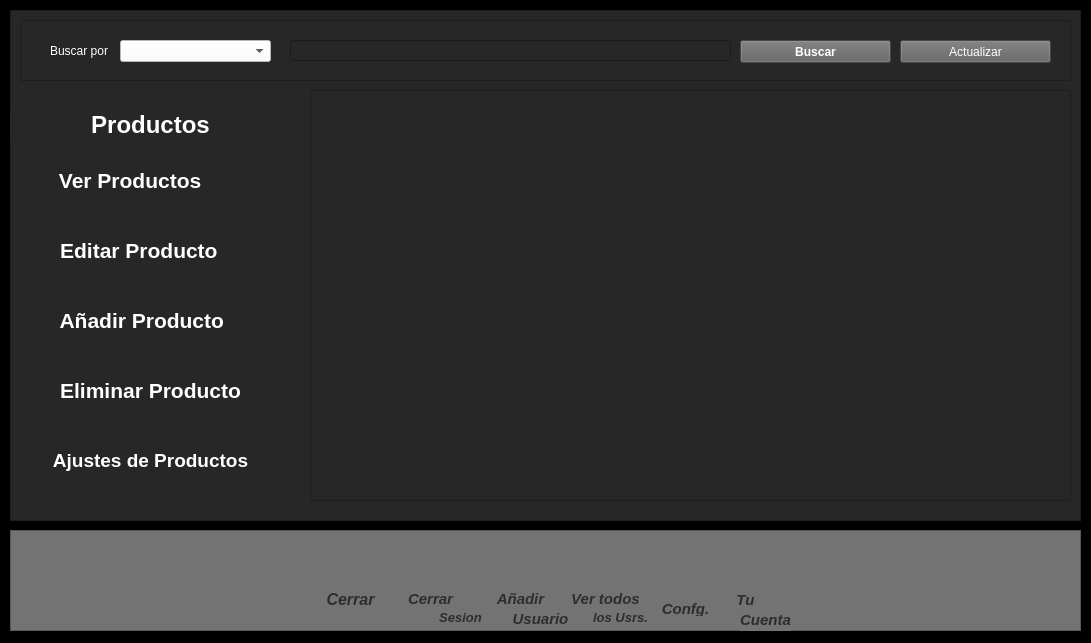
<?xml version="1.0" encoding="UTF-8"?>
<ui version="4.0">
 <class>Tienda_Main</class>
 <widget class="QWidget" name="Tienda_Main">
  <property name="geometry">
   <rect>
    <x>0</x>
    <y>0</y>
    <width>1091</width>
    <height>643</height>
   </rect>
  </property>
  <property name="windowTitle">
   <string>Tienda Main</string>
  </property>
  <property name="styleSheet">
   <string notr="true">background-color: rgb(0, 0, 0);
</string>
  </property>
  <widget class="QFrame" name="frame">
   <property name="geometry">
    <rect>
     <x>10</x>
     <y>10</y>
     <width>1071</width>
     <height>511</height>
    </rect>
   </property>
   <property name="styleSheet">
    <string notr="true">background-color: rgb(39, 39, 39);</string>
   </property>
   <property name="frameShape">
    <enum>QFrame::StyledPanel</enum>
   </property>
   <property name="frameShadow">
    <enum>QFrame::Raised</enum>
   </property>
   <widget class="QPushButton" name="Ver_Productos">
    <property name="geometry">
     <rect>
      <x>10</x>
      <y>140</y>
      <width>261</width>
      <height>61</height>
     </rect>
    </property>
    <property name="font">
     <font>
      <pointsize>16</pointsize>
      <weight>75</weight>
      <bold>true</bold>
     </font>
    </property>
    <property name="cursor">
     <cursorShape>PointingHandCursor</cursorShape>
    </property>
    <property name="focusPolicy">
     <enum>Qt::NoFocus</enum>
    </property>
    <property name="styleSheet">
     <string notr="true">*{
color: rgb(255, 255, 255);
}

QPushButton:hover
{
	border-style: solid;
   	background-color:#3a3a3a;

}

QPushButton:pressed
{
	 	background-color:#1e1e1e;
}</string>
    </property>
    <property name="text">
     <string>Ver Productos       </string>
    </property>
    <property name="icon">
     <iconset>
      <normaloff>../assets/icons/new/art_pint/descripcion-del-producto.png</normaloff>../assets/icons/new/art_pint/descripcion-del-producto.png</iconset>
    </property>
    <property name="iconSize">
     <size>
      <width>50</width>
      <height>50</height>
     </size>
    </property>
    <property name="flat">
     <bool>true</bool>
    </property>
   </widget>
   <widget class="QPushButton" name="Anadir_Productos">
    <property name="geometry">
     <rect>
      <x>10</x>
      <y>280</y>
      <width>261</width>
      <height>61</height>
     </rect>
    </property>
    <property name="font">
     <font>
      <pointsize>16</pointsize>
      <weight>75</weight>
      <bold>true</bold>
     </font>
    </property>
    <property name="cursor">
     <cursorShape>PointingHandCursor</cursorShape>
    </property>
    <property name="focusPolicy">
     <enum>Qt::NoFocus</enum>
    </property>
    <property name="styleSheet">
     <string notr="true">*{
color: rgb(255, 255, 255);
}

QPushButton:hover
{
	border-style: solid;
   	background-color:#3a3a3a;

}

QPushButton:pressed
{
	 	background-color:#1e1e1e;
}</string>
    </property>
    <property name="text">
     <string>Añadir Producto   </string>
    </property>
    <property name="icon">
     <iconset>
      <normaloff>../assets/icons/new/art_pint/abrir-caja.png</normaloff>../assets/icons/new/art_pint/abrir-caja.png</iconset>
    </property>
    <property name="iconSize">
     <size>
      <width>50</width>
      <height>50</height>
     </size>
    </property>
    <property name="flat">
     <bool>true</bool>
    </property>
   </widget>
   <widget class="QPushButton" name="Editar_Productos">
    <property name="geometry">
     <rect>
      <x>10</x>
      <y>210</y>
      <width>261</width>
      <height>61</height>
     </rect>
    </property>
    <property name="font">
     <font>
      <pointsize>16</pointsize>
      <weight>75</weight>
      <bold>true</bold>
     </font>
    </property>
    <property name="cursor">
     <cursorShape>PointingHandCursor</cursorShape>
    </property>
    <property name="focusPolicy">
     <enum>Qt::NoFocus</enum>
    </property>
    <property name="styleSheet">
     <string notr="true">*{
color: rgb(255, 255, 255);
}

QPushButton:hover
{
	border-style: solid;
   	background-color:#3a3a3a;

}

QPushButton:pressed
{
	 	background-color:#1e1e1e;
}</string>
    </property>
    <property name="text">
     <string>Editar Producto    </string>
    </property>
    <property name="icon">
     <iconset>
      <normaloff>../assets/icons/new/art_pint/caracteristicas.png</normaloff>../assets/icons/new/art_pint/caracteristicas.png</iconset>
    </property>
    <property name="iconSize">
     <size>
      <width>50</width>
      <height>50</height>
     </size>
    </property>
    <property name="flat">
     <bool>true</bool>
    </property>
   </widget>
   <widget class="QPushButton" name="Eliminar_Productos">
    <property name="geometry">
     <rect>
      <x>10</x>
      <y>350</y>
      <width>261</width>
      <height>61</height>
     </rect>
    </property>
    <property name="font">
     <font>
      <pointsize>16</pointsize>
      <weight>75</weight>
      <bold>true</bold>
     </font>
    </property>
    <property name="cursor">
     <cursorShape>PointingHandCursor</cursorShape>
    </property>
    <property name="focusPolicy">
     <enum>Qt::NoFocus</enum>
    </property>
    <property name="styleSheet">
     <string notr="true">*{
color: rgb(255, 255, 255);
}

QPushButton:hover
{
	border-style: solid;
   	background-color:#3a3a3a;

}

QPushButton:pressed
{
	 	background-color:#1e1e1e;
}</string>
    </property>
    <property name="text">
     <string>Eliminar Producto</string>
    </property>
    <property name="icon">
     <iconset>
      <normaloff>../assets/icons/new/art_pint/bloqueador.png</normaloff>../assets/icons/new/art_pint/bloqueador.png</iconset>
    </property>
    <property name="iconSize">
     <size>
      <width>50</width>
      <height>50</height>
     </size>
    </property>
    <property name="flat">
     <bool>true</bool>
    </property>
   </widget>
   <widget class="QPushButton" name="Ajustes_Productos">
    <property name="geometry">
     <rect>
      <x>10</x>
      <y>420</y>
      <width>261</width>
      <height>61</height>
     </rect>
    </property>
    <property name="font">
     <font>
      <pointsize>14</pointsize>
      <weight>75</weight>
      <bold>true</bold>
     </font>
    </property>
    <property name="cursor">
     <cursorShape>PointingHandCursor</cursorShape>
    </property>
    <property name="focusPolicy">
     <enum>Qt::NoFocus</enum>
    </property>
    <property name="styleSheet">
     <string notr="true">*{
color: rgb(255, 255, 255);
}

QPushButton:hover
{
	border-style: solid;
   	background-color:#3a3a3a;

}

QPushButton:pressed
{
	 	background-color:#1e1e1e;
}</string>
    </property>
    <property name="text">
     <string>Ajustes de Productos</string>
    </property>
    <property name="icon">
     <iconset>
      <normaloff>../assets/icons/new/art_pint/gestion-de-producto.png</normaloff>../assets/icons/new/art_pint/gestion-de-producto.png</iconset>
    </property>
    <property name="iconSize">
     <size>
      <width>50</width>
      <height>50</height>
     </size>
    </property>
    <property name="flat">
     <bool>true</bool>
    </property>
   </widget>
   <widget class="QLabel" name="label">
    <property name="geometry">
     <rect>
      <x>0</x>
      <y>100</y>
      <width>281</width>
      <height>31</height>
     </rect>
    </property>
    <property name="text">
     <string>&lt;html&gt;&lt;head/&gt;&lt;body&gt;&lt;p align=&quot;center&quot;&gt;&lt;span style=&quot; font-size:18pt; font-weight:600; color:#ffffff;&quot;&gt;Productos&lt;/span&gt;&lt;/p&gt;&lt;/body&gt;&lt;/html&gt;</string>
    </property>
   </widget>
   <widget class="QFrame" name="frame_3">
    <property name="geometry">
     <rect>
      <x>10</x>
      <y>10</y>
      <width>1051</width>
      <height>61</height>
     </rect>
    </property>
    <property name="frameShape">
     <enum>QFrame::StyledPanel</enum>
    </property>
    <property name="frameShadow">
     <enum>QFrame::Raised</enum>
    </property>
    <widget class="QLabel" name="label_2">
     <property name="geometry">
      <rect>
       <x>30</x>
       <y>20</y>
       <width>61</width>
       <height>21</height>
      </rect>
     </property>
     <property name="styleSheet">
      <string notr="true">color: rgb(255, 255, 255);</string>
     </property>
     <property name="text">
      <string>Buscar por : </string>
     </property>
    </widget>
    <widget class="QComboBox" name="comboBox">
     <property name="geometry">
      <rect>
       <x>100</x>
       <y>20</y>
       <width>151</width>
       <height>22</height>
      </rect>
     </property>
     <property name="styleSheet">
      <string notr="true">background-color: rgb(255, 255, 255);</string>
     </property>
    </widget>
    <widget class="QLineEdit" name="lineEdit">
     <property name="geometry">
      <rect>
       <x>270</x>
       <y>20</y>
       <width>441</width>
       <height>21</height>
      </rect>
     </property>
     <property name="styleSheet">
      <string notr="true">color: rgb(255, 255, 255);</string>
     </property>
    </widget>
    <widget class="QPushButton" name="pushButton">
     <property name="geometry">
      <rect>
       <x>720</x>
       <y>20</y>
       <width>151</width>
       <height>23</height>
      </rect>
     </property>
     <property name="font">
      <font>
       <weight>75</weight>
       <bold>true</bold>
      </font>
     </property>
     <property name="styleSheet">
      <string notr="true">background-color: rgb(99, 99, 99);
color: rgb(255, 255, 255);</string>
     </property>
     <property name="text">
      <string>Buscar</string>
     </property>
     <property name="icon">
      <iconset>
       <normaloff>../assets/icons/new/art_pint/documento (1).png</normaloff>../assets/icons/new/art_pint/documento (1).png</iconset>
     </property>
    </widget>
    <widget class="QPushButton" name="pushButton_2">
     <property name="geometry">
      <rect>
       <x>880</x>
       <y>20</y>
       <width>151</width>
       <height>23</height>
      </rect>
     </property>
     <property name="styleSheet">
      <string notr="true">background-color: rgb(99, 99, 99);
color: rgb(255, 255, 255);</string>
     </property>
     <property name="text">
      <string>Actualizar</string>
     </property>
     <property name="icon">
      <iconset>
       <normaloff>../assets/icons/new/art_pint/reiniciar.png</normaloff>../assets/icons/new/art_pint/reiniciar.png</iconset>
     </property>
    </widget>
   </widget>
   <widget class="QTableWidget" name="tableWidget">
    <property name="geometry">
     <rect>
      <x>300</x>
      <y>80</y>
      <width>761</width>
      <height>411</height>
     </rect>
    </property>
    <property name="styleSheet">
     <string notr="true">color: rgb(255, 255, 255);</string>
    </property>
   </widget>
  </widget>
  <widget class="QFrame" name="frame_2">
   <property name="geometry">
    <rect>
     <x>10</x>
     <y>530</y>
     <width>1071</width>
     <height>101</height>
    </rect>
   </property>
   <property name="styleSheet">
    <string notr="true">background-color: rgb(115, 115, 115);</string>
   </property>
   <property name="frameShape">
    <enum>QFrame::StyledPanel</enum>
   </property>
   <property name="frameShadow">
    <enum>QFrame::Raised</enum>
   </property>
   <widget class="QPushButton" name="Your_users">
    <property name="geometry">
     <rect>
      <x>730</x>
      <y>10</y>
      <width>51</width>
      <height>51</height>
     </rect>
    </property>
    <property name="cursor">
     <cursorShape>PointingHandCursor</cursorShape>
    </property>
    <property name="styleSheet">
     <string notr="true">QPushButton:hover
{
	border-style: solid;
   	background-color:#bbdefb;

}

QPushButton:pressed
{
	 	background-color:#0069c0;
}</string>
    </property>
    <property name="text">
     <string/>
    </property>
    <property name="icon">
     <iconset>
      <normaloff>../assets/icons/new/art_pint/usuario (2).png</normaloff>../assets/icons/new/art_pint/usuario (2).png</iconset>
    </property>
    <property name="iconSize">
     <size>
      <width>40</width>
      <height>40</height>
     </size>
    </property>
    <property name="flat">
     <bool>true</bool>
    </property>
   </widget>
   <widget class="QPushButton" name="More_users">
    <property name="geometry">
     <rect>
      <x>570</x>
      <y>10</y>
      <width>51</width>
      <height>51</height>
     </rect>
    </property>
    <property name="cursor">
     <cursorShape>PointingHandCursor</cursorShape>
    </property>
    <property name="styleSheet">
     <string notr="true">QPushButton:hover
{
	border-style: solid;
   	background-color:#bbdefb;

}

QPushButton:pressed
{
	 	background-color:#0069c0;
}</string>
    </property>
    <property name="text">
     <string/>
    </property>
    <property name="icon">
     <iconset>
      <normaloff>../assets/icons/new/art_pint/grupo.png</normaloff>../assets/icons/new/art_pint/grupo.png</iconset>
    </property>
    <property name="iconSize">
     <size>
      <width>40</width>
      <height>40</height>
     </size>
    </property>
    <property name="flat">
     <bool>true</bool>
    </property>
   </widget>
   <widget class="QPushButton" name="Close_Main">
    <property name="geometry">
     <rect>
      <x>320</x>
      <y>10</y>
      <width>51</width>
      <height>51</height>
     </rect>
    </property>
    <property name="cursor">
     <cursorShape>PointingHandCursor</cursorShape>
    </property>
    <property name="styleSheet">
     <string notr="true">QPushButton:hover
{
	border-style: solid;
   	background-color:#bbdefb;

}

QPushButton:pressed
{
	 	background-color:#0069c0;
}</string>
    </property>
    <property name="text">
     <string/>
    </property>
    <property name="icon">
     <iconset>
      <normaloff>../assets/icons/new/art_pint/eliminar.png</normaloff>../assets/icons/new/art_pint/eliminar.png</iconset>
    </property>
    <property name="iconSize">
     <size>
      <width>40</width>
      <height>40</height>
     </size>
    </property>
    <property name="flat">
     <bool>true</bool>
    </property>
   </widget>
   <widget class="QPushButton" name="New_Users">
    <property name="geometry">
     <rect>
      <x>490</x>
      <y>10</y>
      <width>51</width>
      <height>51</height>
     </rect>
    </property>
    <property name="cursor">
     <cursorShape>PointingHandCursor</cursorShape>
    </property>
    <property name="styleSheet">
     <string notr="true">QPushButton:hover
{
	border-style: solid;
   	background-color:#bbdefb;

}

QPushButton:pressed
{
	 	background-color:#0069c0;
}</string>
    </property>
    <property name="text">
     <string/>
    </property>
    <property name="icon">
     <iconset>
      <normaloff>../assets/icons/new/art_pint/usuario.png</normaloff>../assets/icons/new/art_pint/usuario.png</iconset>
    </property>
    <property name="iconSize">
     <size>
      <width>40</width>
      <height>40</height>
     </size>
    </property>
    <property name="flat">
     <bool>true</bool>
    </property>
   </widget>
   <widget class="QPushButton" name="Confg">
    <property name="geometry">
     <rect>
      <x>650</x>
      <y>10</y>
      <width>51</width>
      <height>51</height>
     </rect>
    </property>
    <property name="cursor">
     <cursorShape>PointingHandCursor</cursorShape>
    </property>
    <property name="styleSheet">
     <string notr="true">QPushButton:hover
{
	border-style: solid;
   	background-color:#bbdefb;

}

QPushButton:pressed
{
	 	background-color:#0069c0;
}</string>
    </property>
    <property name="text">
     <string/>
    </property>
    <property name="icon">
     <iconset>
      <normaloff>../assets/icons/new/art_pint/ajustes.png</normaloff>../assets/icons/new/art_pint/ajustes.png</iconset>
    </property>
    <property name="iconSize">
     <size>
      <width>40</width>
      <height>40</height>
     </size>
    </property>
    <property name="flat">
     <bool>true</bool>
    </property>
   </widget>
   <widget class="QPushButton" name="Close_Users">
    <property name="geometry">
     <rect>
      <x>400</x>
      <y>10</y>
      <width>51</width>
      <height>51</height>
     </rect>
    </property>
    <property name="cursor">
     <cursorShape>PointingHandCursor</cursorShape>
    </property>
    <property name="styleSheet">
     <string notr="true">QPushButton:hover
{
	border-style: solid;
   	background-color:#bbdefb;

}

QPushButton:pressed
{
	 	background-color:#0069c0;
}</string>
    </property>
    <property name="text">
     <string/>
    </property>
    <property name="icon">
     <iconset>
      <normaloff>../assets/icons/new/art_pint/abra-bloqueo.png</normaloff>../assets/icons/new/art_pint/abra-bloqueo.png</iconset>
    </property>
    <property name="iconSize">
     <size>
      <width>40</width>
      <height>40</height>
     </size>
    </property>
    <property name="flat">
     <bool>true</bool>
    </property>
   </widget>
   <widget class="QLabel" name="label_3">
    <property name="geometry">
     <rect>
      <x>310</x>
      <y>60</y>
      <width>61</width>
      <height>16</height>
     </rect>
    </property>
    <property name="text">
     <string>&lt;html&gt;&lt;head/&gt;&lt;body&gt;&lt;p align=&quot;center&quot;&gt;&lt;span style=&quot; font-size:12pt; font-weight:600; font-style:italic; color:#2d2d2d;&quot;&gt;Cerrar&lt;/span&gt;&lt;/p&gt;&lt;/body&gt;&lt;/html&gt;</string>
    </property>
   </widget>
   <widget class="QLabel" name="label_4">
    <property name="geometry">
     <rect>
      <x>390</x>
      <y>60</y>
      <width>61</width>
      <height>16</height>
     </rect>
    </property>
    <property name="text">
     <string>&lt;html&gt;&lt;head/&gt;&lt;body&gt;&lt;p align=&quot;center&quot;&gt;&lt;span style=&quot; font-size:11pt; font-weight:600; font-style:italic; color:#2d2d2d;&quot;&gt;Cerrar&lt;/span&gt;&lt;/p&gt;&lt;/body&gt;&lt;/html&gt;</string>
    </property>
   </widget>
   <widget class="QLabel" name="label_5">
    <property name="geometry">
     <rect>
      <x>420</x>
      <y>80</y>
      <width>61</width>
      <height>16</height>
     </rect>
    </property>
    <property name="text">
     <string>&lt;html&gt;&lt;head/&gt;&lt;body&gt;&lt;p align=&quot;center&quot;&gt;&lt;span style=&quot; font-size:10pt; font-weight:600; font-style:italic; color:#2d2d2d;&quot;&gt;Sesion&lt;/span&gt;&lt;/p&gt;&lt;/body&gt;&lt;/html&gt;</string>
    </property>
   </widget>
   <widget class="QLabel" name="label_6">
    <property name="geometry">
     <rect>
      <x>480</x>
      <y>60</y>
      <width>61</width>
      <height>16</height>
     </rect>
    </property>
    <property name="text">
     <string>&lt;html&gt;&lt;head/&gt;&lt;body&gt;&lt;p align=&quot;center&quot;&gt;&lt;span style=&quot; font-size:11pt; font-weight:600; font-style:italic; color:#2d2d2d;&quot;&gt;Añadir&lt;/span&gt;&lt;/p&gt;&lt;/body&gt;&lt;/html&gt;</string>
    </property>
   </widget>
   <widget class="QLabel" name="label_7">
    <property name="geometry">
     <rect>
      <x>500</x>
      <y>80</y>
      <width>61</width>
      <height>16</height>
     </rect>
    </property>
    <property name="text">
     <string>&lt;html&gt;&lt;head/&gt;&lt;body&gt;&lt;p align=&quot;center&quot;&gt;&lt;span style=&quot; font-size:11pt; font-weight:600; font-style:italic; color:#2d2d2d;&quot;&gt;Usuario&lt;/span&gt;&lt;/p&gt;&lt;/body&gt;&lt;/html&gt;</string>
    </property>
   </widget>
   <widget class="QLabel" name="label_8">
    <property name="geometry">
     <rect>
      <x>560</x>
      <y>60</y>
      <width>71</width>
      <height>16</height>
     </rect>
    </property>
    <property name="text">
     <string>&lt;html&gt;&lt;head/&gt;&lt;body&gt;&lt;p align=&quot;center&quot;&gt;&lt;span style=&quot; font-size:11pt; font-weight:600; font-style:italic; color:#2d2d2d;&quot;&gt;Ver todos&lt;/span&gt;&lt;/p&gt;&lt;/body&gt;&lt;/html&gt;</string>
    </property>
   </widget>
   <widget class="QLabel" name="label_9">
    <property name="geometry">
     <rect>
      <x>580</x>
      <y>80</y>
      <width>61</width>
      <height>16</height>
     </rect>
    </property>
    <property name="text">
     <string>&lt;html&gt;&lt;head/&gt;&lt;body&gt;&lt;p align=&quot;center&quot;&gt;&lt;span style=&quot; font-size:10pt; font-weight:600; font-style:italic; color:#2d2d2d;&quot;&gt;los Usrs.&lt;/span&gt;&lt;/p&gt;&lt;/body&gt;&lt;/html&gt;</string>
    </property>
   </widget>
   <widget class="QLabel" name="label_10">
    <property name="geometry">
     <rect>
      <x>650</x>
      <y>70</y>
      <width>51</width>
      <height>16</height>
     </rect>
    </property>
    <property name="text">
     <string>&lt;html&gt;&lt;head/&gt;&lt;body&gt;&lt;p align=&quot;center&quot;&gt;&lt;span style=&quot; font-size:11pt; font-weight:600; font-style:italic; color:#2d2d2d;&quot;&gt;Confg.&lt;/span&gt;&lt;/p&gt;&lt;/body&gt;&lt;/html&gt;</string>
    </property>
   </widget>
   <widget class="QLabel" name="label_11">
    <property name="geometry">
     <rect>
      <x>720</x>
      <y>60</y>
      <width>31</width>
      <height>21</height>
     </rect>
    </property>
    <property name="text">
     <string>&lt;html&gt;&lt;head/&gt;&lt;body&gt;&lt;p align=&quot;center&quot;&gt;&lt;span style=&quot; font-size:11pt; font-weight:600; font-style:italic; color:#2d2d2d;&quot;&gt;Tu&lt;/span&gt;&lt;/p&gt;&lt;/body&gt;&lt;/html&gt;</string>
    </property>
   </widget>
   <widget class="QLabel" name="label_12">
    <property name="geometry">
     <rect>
      <x>730</x>
      <y>80</y>
      <width>51</width>
      <height>21</height>
     </rect>
    </property>
    <property name="text">
     <string>&lt;html&gt;&lt;head/&gt;&lt;body&gt;&lt;p align=&quot;center&quot;&gt;&lt;span style=&quot; font-size:11pt; font-weight:600; font-style:italic; color:#2d2d2d;&quot;&gt;Cuenta&lt;/span&gt;&lt;/p&gt;&lt;/body&gt;&lt;/html&gt;</string>
    </property>
   </widget>
   <zorder>label_5</zorder>
   <zorder>Your_users</zorder>
   <zorder>More_users</zorder>
   <zorder>Close_Main</zorder>
   <zorder>New_Users</zorder>
   <zorder>Confg</zorder>
   <zorder>label_3</zorder>
   <zorder>label_4</zorder>
   <zorder>Close_Users</zorder>
   <zorder>label_6</zorder>
   <zorder>label_7</zorder>
   <zorder>label_8</zorder>
   <zorder>label_9</zorder>
   <zorder>label_10</zorder>
   <zorder>label_11</zorder>
   <zorder>label_12</zorder>
  </widget>
 </widget>
 <resources/>
 <connections/>
</ui>
